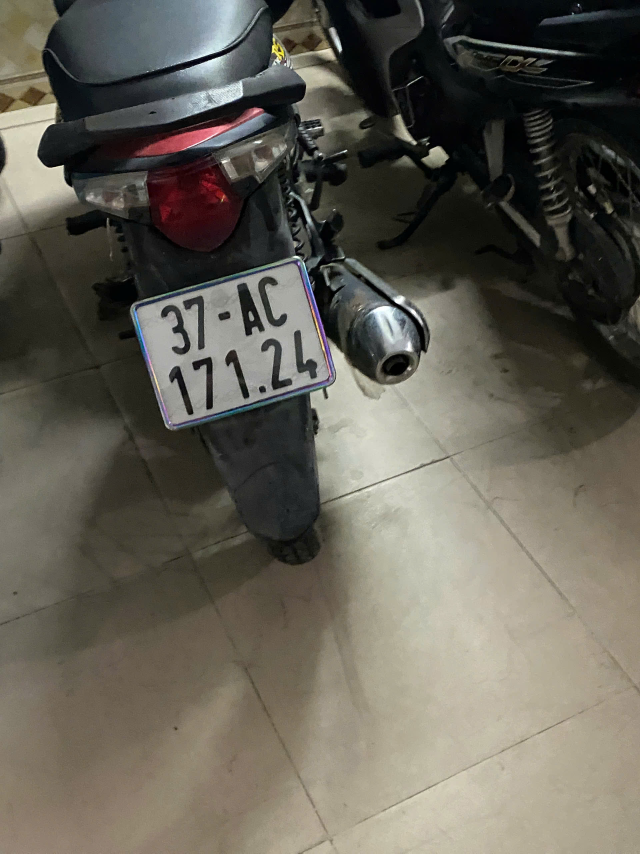
#> input picture LicensePlateDetection/input/images/1793454835188_43902677484248231_7370845134107454326_0eef3eae07ef96dcece9e36419d08089.jpg, 1920 x 2560 px (shown at 1/3 size)
$ python -i augment_real_images.py   (imports and definitions only)
#> lines starting #> are read from the running program, lines starting #| are printed output that depends on the picture
"""Create seven independent, reproducible image degradations per original.

No OCR guesses become ground truth. ROI hints only locate local effects.
"""
from pathlib import Path
import argparse,csv,hashlib,json,math,random
from collections import Counter

import cv2
import numpy as np
from PIL import Image,ImageOps,ImageDraw,ImageFont

CATEGORIES=('01_mo','02_xien_duoi_45','03_lam_sang','04_lam_toi',
            '05_loa_sang','06_xoay_45_90','07_ban')
TITLES=('Blur','Perspective / tilt <45 deg','Brighter','Darker','Glare','Rotation 45-90 deg','Dirt')
EXTENSIONS={'.jpg','.jpeg','.png','.webp','.bmp'}


def digest(path):return hashlib.sha256(Path(path).read_bytes()).hexdigest()


def read_image(path):
    with Image.open(path) as image:
        return np.asarray(ImageOps.exif_transpose(image).convert('RGB')).copy()


def corners(width,height):
    return np.float32([[0,0],[width-1,0],[width-1,height-1],[0,height-1]])


def project(points,matrix):
    return cv2.perspectiveTransform(np.asarray(points,dtype=np.float32).reshape(1,-1,2),matrix)[0]


# [112 lines left out: functions rotate_expand, clamp_box, load_hints, local_glare, local_dirt, transform, not called in this run]


def save_image(path,array):
    path.parent.mkdir(parents=True,exist_ok=True)
    Image.fromarray(array).save(path,format='JPEG',quality=95,subsampling=0)


# [31 lines left out: function create_previews, not called in this run]


def generate(source,output,hints=None,seed=20261105,expected_count=32):
    source=Path(source).resolve();output=Path(output).resolve()
    if output==source or output.is_relative_to(source):raise ValueError('Output must be outside the original input folder')
    files=sorted(p for p in source.iterdir() if p.is_file() and p.suffix.lower() in EXTENSIONS)
    if len(files)!=expected_count:raise ValueError(f'Expected {expected_count} originals, found {len(files)}')
    if output.exists() and any(output.iterdir()):raise ValueError('Output is not empty; choose another folder to avoid overwriting')
    output.mkdir(parents=True,exist_ok=True);(output/'previews').mkdir()
    rois=load_hints(hints,files);records=[];originals=[]
    for i,path in enumerate(files,1):
        before=digest(path);image=read_image(path);h,w=image.shape[:2]
        boxes=[clamp_box(box,w,h) for box in rois.get(path.name,[])]
        if not boxes:raise ValueError('Missing effect target for '+path.name)
        originals.append({'source_index':i,'source_file':path.name,'source_sha256':before,'width':w,'height':h})
        for kind in CATEGORIES:
            key=f'{seed}|{before}|{kind}'
            variant_seed=int(hashlib.sha256(key.encode()).hexdigest()[:16],16)
            out,matrix,parameters=transform(image,kind,boxes,random.Random(variant_seed),i-1)
            relative=f'{kind}/anh_{i:02d}__{kind}.jpg';target=output/relative
            save_image(target,out)
            records.append({'source_index':i,'source_file':path.name,'source_sha256':before,
                'source_group':before,'provenance':'augmentation_of_real_photo','is_independent_real_capture':False,
                'category':kind,'output_image':relative,'output_sha256':digest(target),'seed':variant_seed,
                'original_size':[w,h],'output_size':[out.shape[1],out.shape[0]],'parameters':parameters,
                'homography_source_to_output':matrix.tolist(),'effect_roi_hints':boxes,
                'roi_status':'approximate_effect_targets_not_ground_truth','ocr_label':None,'split':'unassigned'})
            del out
        if before!=digest(path):raise RuntimeError('An original was modified during processing')
        print(f'Processed {i}/{len(files)} originals ({i*7} variants)',flush=True)
    with (output/'manifest.jsonl').open('w',encoding='utf-8') as handle:
        for record in records:handle.write(json.dumps(record,ensure_ascii=False)+'\n')
    with (output/'index.csv').open('w',encoding='utf-8-sig',newline='') as handle:
        writer=csv.DictWriter(handle,fieldnames=['source_index','source_file','source_group','category','output_image','split'])
        writer.writeheader()
        for record in records:writer.writerow({key:record[key] for key in writer.fieldnames})
    (output/'original_sources.json').write_text(json.dumps(originals,ensure_ascii=False,indent=2),encoding='utf-8')
    create_previews(output,records,source)
    summary={'original_count':len(files),'new_image_count':len(records),'categories':dict(Counter(r['category'] for r in records)),
        'seed':seed,'source_dir':str(source),'output_dir':str(output),'completed':True,
        'warning':'All descendants of the same original must remain in the same train/validation/test group. No automatic OCR labels.'}
    (output/'dataset.json').write_text(json.dumps(summary,ensure_ascii=False,indent=2),encoding='utf-8')
    return summary


# [9 lines not run here, left out]

>>> import cv2
>>> picture = cv2.imread('../input/images/1793454835188_43902677484248231_7370845134107454326_0eef3eae07ef96dcece9e36419d08089.jpg', cv2.IMREAD_GRAYSCALE)
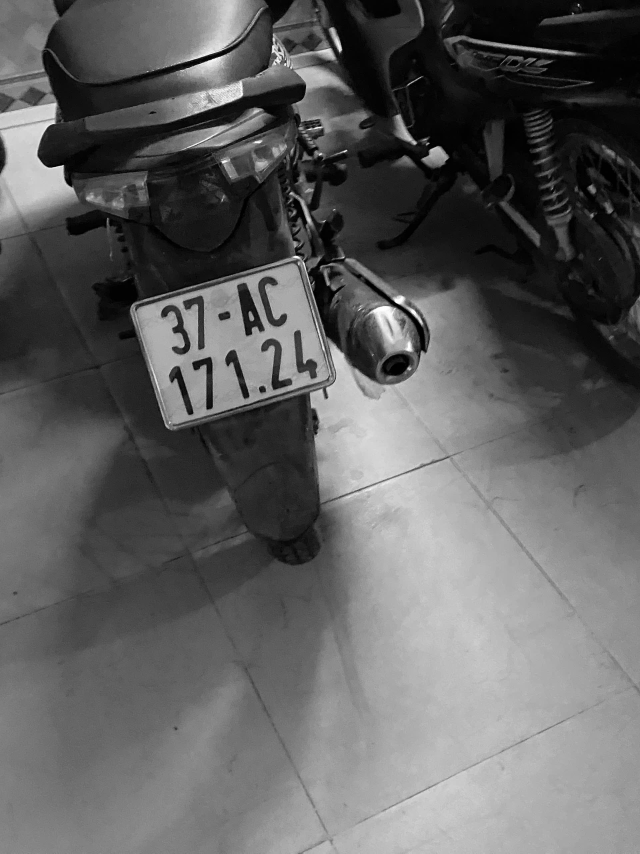
#> picture: shape (2560, 1920) (shown at 1/3 size); min 0, max 255, mean 95.7
>>> result = generate(picture, 'out.png')
#> (the run stopped early here; a loop or call above may not have finished)

$ run again, on LicensePlateDetection/input/images/1793454835322_43902677484248231_7370845134107454326_eee6c32084475abd4d21919a8b43e3ec.jpg
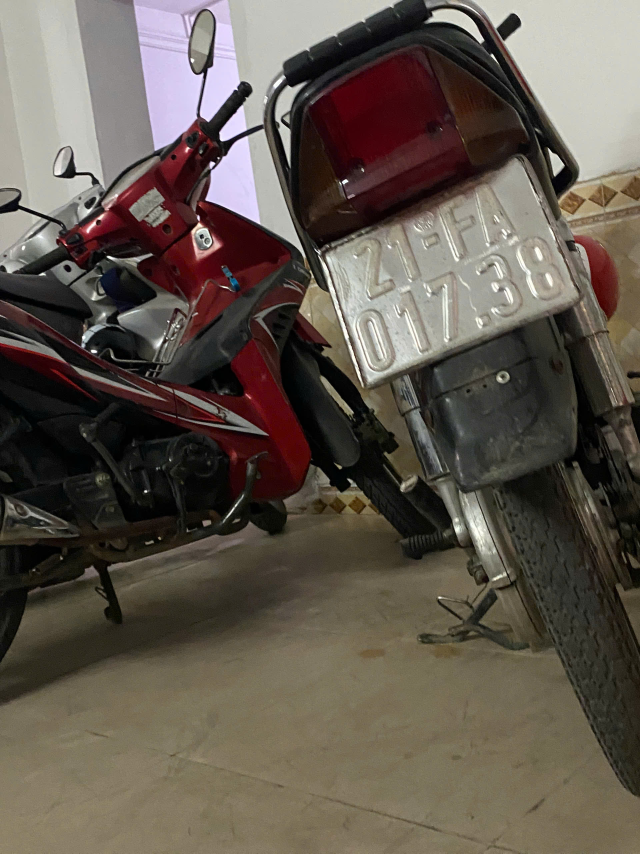
#> input picture LicensePlateDetection/input/images/1793454835322_43902677484248231_7370845134107454326_eee6c32084475abd4d21919a8b43e3ec.jpg, 1920 x 2560 px (shown at 1/3 size)
#> `picture = cv2.imread('../input/images/1793454835188_43902677484248231_..`:
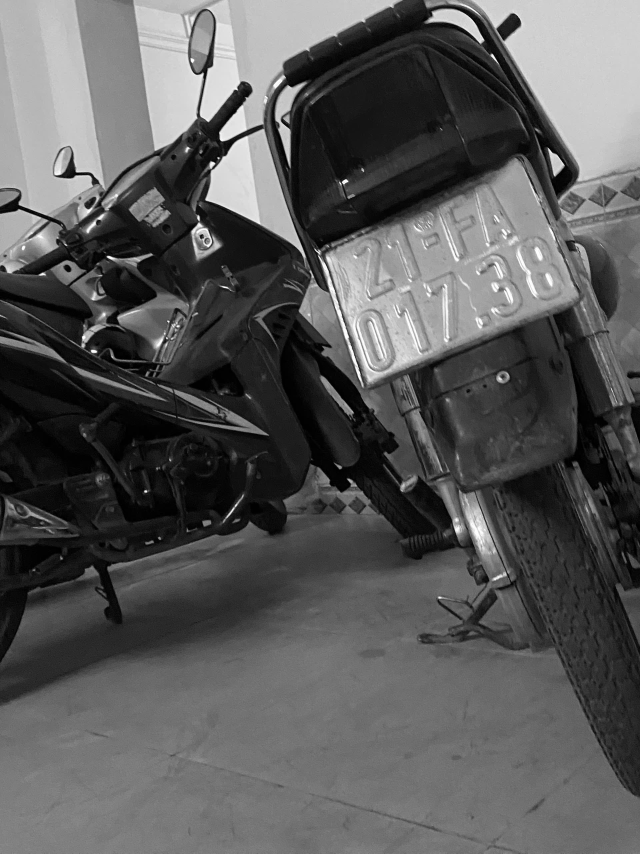
#> picture: shape (2560, 1920) (shown at 1/3 size); min 0, max 255, mean 89.4

$ run again, on LicensePlateDetection/input/images/1793454835331_43902677484248231_7370845134107454326_03037357f8bf3fe5d88c8b026385a9f0.jpg
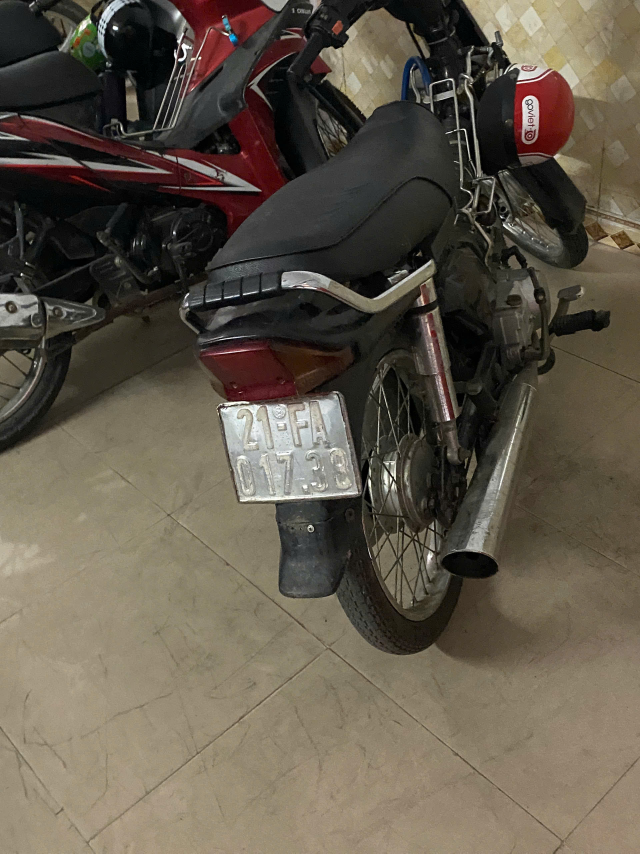
#> input picture LicensePlateDetection/input/images/1793454835331_43902677484248231_7370845134107454326_03037357f8bf3fe5d88c8b026385a9f0.jpg, 1920 x 2560 px (shown at 1/3 size)
#> `picture = cv2.imread('../input/images/1793454835188_43902677484248231_..`:
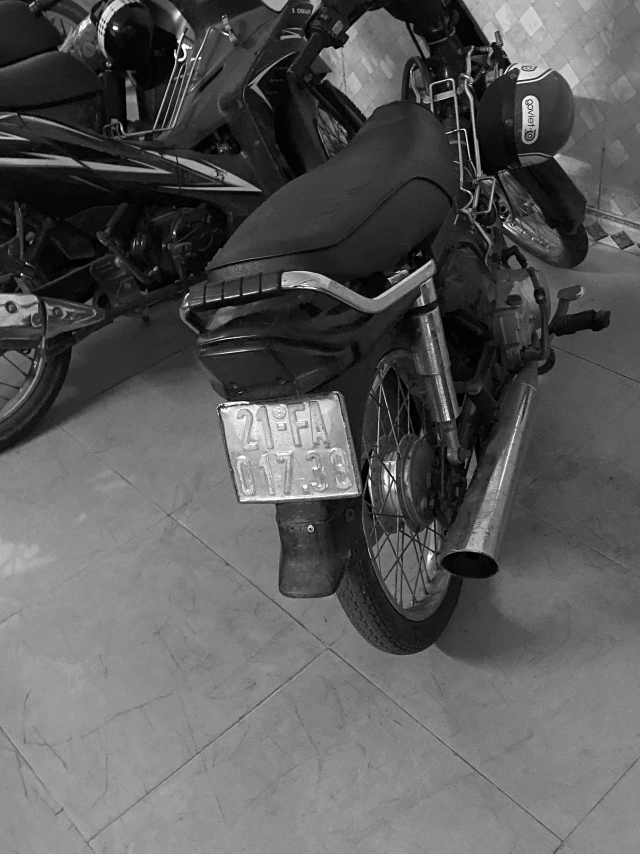
#> picture: shape (2560, 1920) (shown at 1/3 size); min 0, max 255, mean 89

$ run again, on LicensePlateDetection/input/images/1793454835340_43902677484248231_7370845134107454326_8df1d608e887571f8676d7aafcb2dc43.jpg
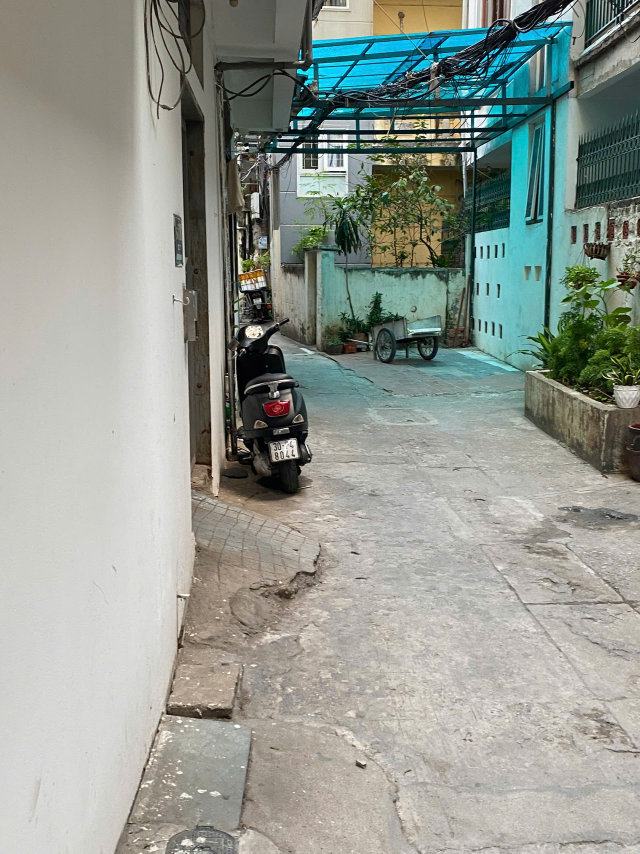
#> input picture LicensePlateDetection/input/images/1793454835340_43902677484248231_7370845134107454326_8df1d608e887571f8676d7aafcb2dc43.jpg, 1920 x 2560 px (shown at 1/3 size)
#> `picture = cv2.imread('../input/images/1793454835188_43902677484248231_..`:
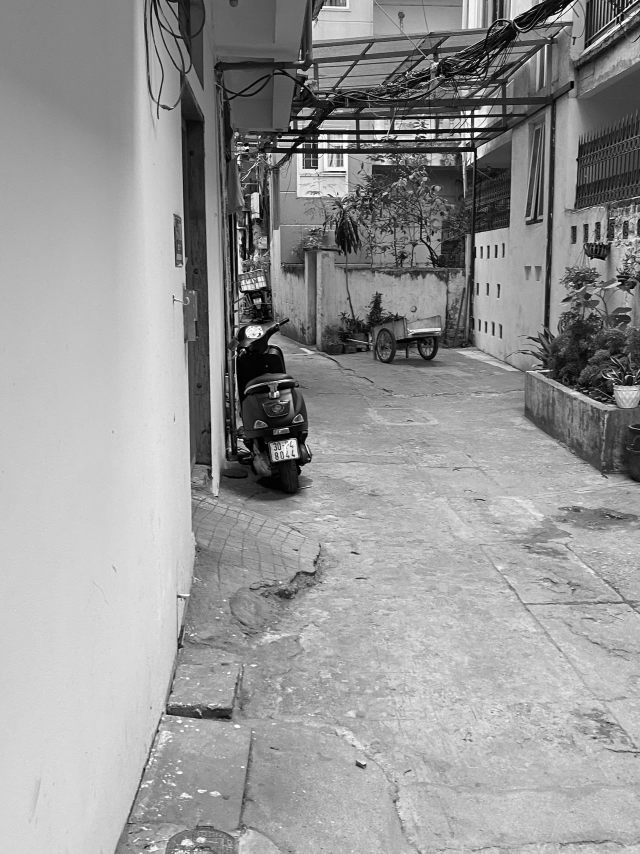
#> picture: shape (2560, 1920) (shown at 1/3 size); min 0, max 255, mean 151
